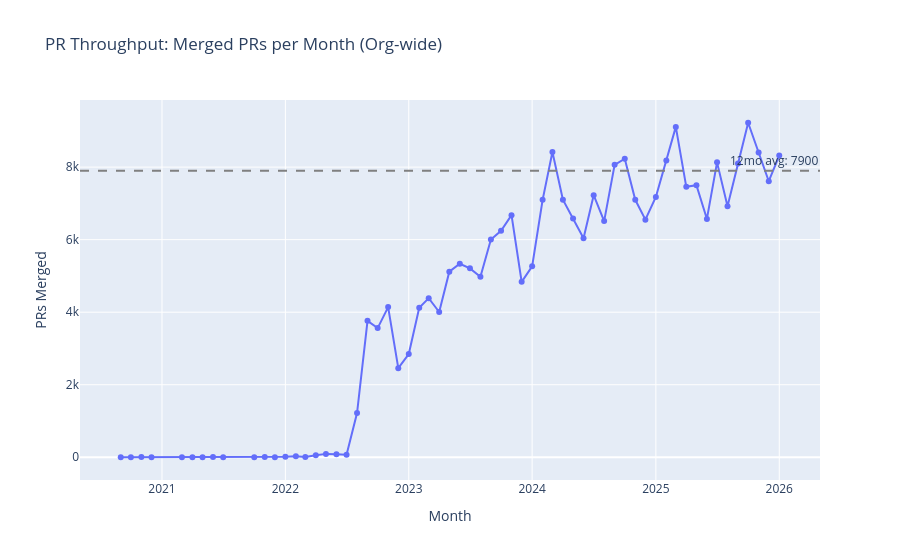

The cell this chart's notebook holds for it:
### Code cell
# Visualize raw throughput
fig = px.line(df_monthly, x='month', y='prs_merged',
              title='PR Throughput: Merged PRs per Month (Org-wide)',
              markers=True)
fig.update_layout(yaxis_title='PRs Merged', xaxis_title='Month')

# Add 12-month average line (more meaningful than all-time given sparse early data)
recent_12mo = df_monthly[df_monthly['month_dt'] >= df_monthly['month_dt'].max() - pd.DateOffset(months=12)]
avg_prs_12mo = recent_12mo['prs_merged'].mean()
fig.add_hline(y=avg_prs_12mo, line_dash="dash", line_color="gray", 
              annotation_text=f"12mo avg: {avg_prs_12mo:.0f}")

fig.show()

print(f"\nBaseline (last 12 months): {avg_prs_12mo:.0f} PRs merged per month")

### Figure 1 — Plotly figure (JSON) as saved in the notebook; plotly's stock layout.template omitted (floating-point values rounded to 4 significant figures)
{"data": [{"hovertemplate": "month=%{x}<br>prs_merged=%{y}<extra></extra>", "legendgroup": "", "line": {"color": "#636efa", "dash": "solid"}, "marker": {"symbol": "circle"}, "mode": "lines+markers", "name": "", "orientation": "v", "showlegend": false, "type": "scatter", "x": ["2020-09-01", "2020-10-01", "2020-11-01", "2020-12-01", "2021-03-01", "2021-04-01", "2021-05-01", "2021-06-01", "2021-07-01", "2021-10-01", "2021-11-01", "2021-12-01", "2022-01-01", "2022-02-01", "2022-03-01", "2022-04-01", "2022-05-01", "2022-06-01", "2022-07-01", "2022-08-01", "2022-09-01", "2022-10-01", "2022-11-01", "2022-12-01", "2023-01-01", "2023-02-01", "2023-03-01", "2023-04-01", "2023-05-01", "2023-06-01", "2023-07-01", "2023-08-01", "2023-09-01", "2023-10-01", "2023-11-01", "2023-12-01", "2024-01-01", "2024-02-01", "2024-03-01", "2024-04-01", "2024-05-01", "2024-06-01", "2024-07-01", "2024-08-01", "2024-09-01", "2024-10-01", "2024-11-01", "2024-12-01", "2025-01-01", "2025-02-01", "2025-03-01", "2025-04-01", "2025-05-01", "2025-06-01", "2025-07-01", "2025-08-01", "2025-09-01", "2025-10-01", "2025-11-01", "2025-12-01", "2026-01-01"], "xaxis": "x", "y": [1, 1, 5, 3, 2, 1, 4, 5, 3, 2, 10, 4, 12, 29, 8, 57, 94, 86, 68, 1221, 3761, 3562, 4140, 2458, 2845, 4123, 4387, 4006, 5117, 5336, 5209, 4977, 6005, 6245, 6676, 4837, 5265, 7097, 8416, 7101, 6585, 6040, 7226, 6511, 8063, 8232, 7099, 6552, 7178, 8183, 9109, 7456, 7502, 6571, 8131, 6919, 8102, 9223, 8404, 7611, 8317], "yaxis": "y"}], "layout": {"annotations": [{"showarrow": false, "text": "12mo avg: 7900", "x": 1, "xanchor": "right", "xref": "x domain", "y": 7900.0, "yanchor": "bottom", "yref": "y"}], "legend": {"tracegroupgap": 0}, "shapes": [{"line": {"color": "gray", "dash": "dash"}, "type": "line", "x0": 0, "x1": 1, "xref": "x domain", "y0": 7900.0, "y1": 7900.0, "yref": "y"}], "title": {"text": "PR Throughput: Merged PRs per Month (Org-wide)"}, "xaxis": {"anchor": "y", "domain": [0.0, 1.0], "title": {"text": "Month"}}, "yaxis": {"anchor": "x", "domain": [0.0, 1.0], "title": {"text": "PRs Merged"}}}}
